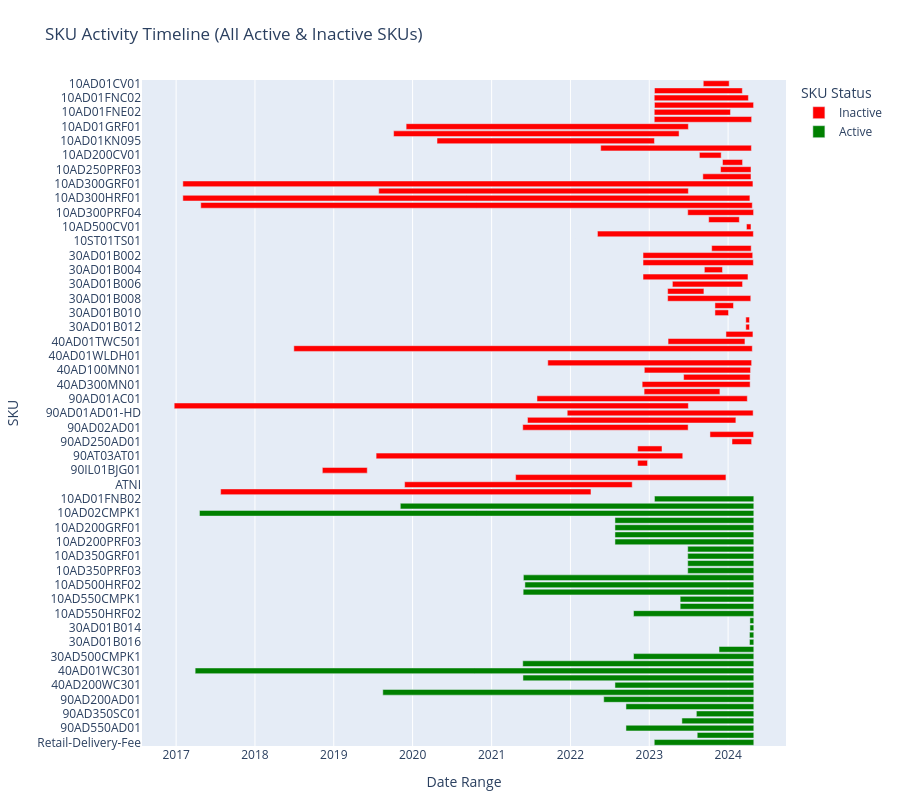

The code cell stored with this chart in its notebook:
### Markdown cell above
### SKU Activity Timeline (All Active & Inactive SKUs)

### Code cell
import pandas as pd
import plotly.express as px

#  Ensure 'OrderDate' is in datetime format
df['OrderDate'] = pd.to_datetime(df['OrderDate'])

#  Get the latest order date in dataset
latest_date = df['OrderDate'].max()

#  Group by SKU to get first and last order dates
sku_ranges = df.groupby('SKU')['OrderDate'].agg(['min', 'max']).reset_index()
sku_ranges.columns = ['SKU', 'StartDate', 'EndDate']

#  Label each SKU as 'Active' or 'Inactive'
sku_ranges['Status'] = sku_ranges['EndDate'].apply(lambda x: 'Active' if x == latest_date else 'Inactive')

#  Create interactive Gantt-style timeline chart
fig = px.timeline(
    sku_ranges,
    x_start="StartDate",
    x_end="EndDate",
    y="SKU",
    color="Status",
    color_discrete_map={'Active': 'green', 'Inactive': 'red'},
    title="SKU Activity Timeline (All Active & Inactive SKUs)"
)

#  Format the chart
fig.update_yaxes(autorange="reversed")  # Show top SKU at top
fig.update_layout(
    xaxis_title="Date Range",
    yaxis_title="SKU",
    legend_title="SKU Status",
    height=800,
    margin=dict(l=50, r=50, t=80, b=50)
)

#  Show chart
fig.show()
